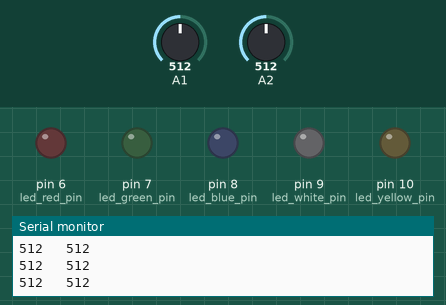
Recording of a sketch running on a simulated Arduino Uno, built with avr-gcc and run on an emulated ATmega328P. On the bench: output pins drawn as LEDs (lit = HIGH), the last lines printed to the serial monitor. The inputs (shaded band) are chosen by the test bench; at power-on: A1 = 512, A2 = 512.

Above: at 1.2 s.
1.3 s: A1 set to 0
At 2.5 s:
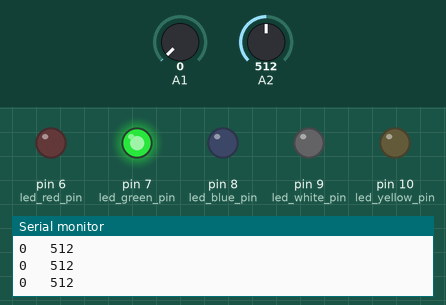
2.8 s: A2 set to 0
At 3.5 s:
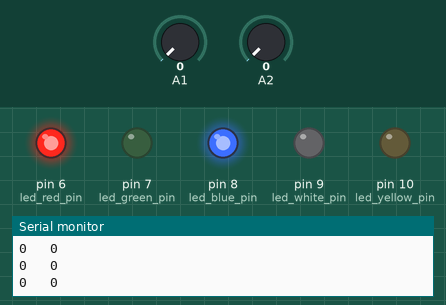
4.3 s: A2 set to 122
At 4.7 s:
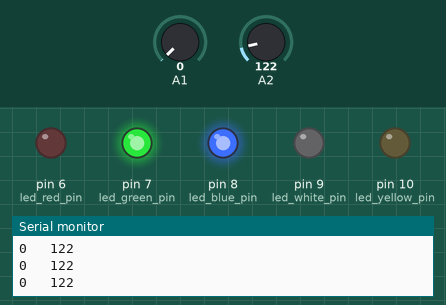
5.8 s: A1 set to 8
8.8 s: A1 set to 11
Timing chart, 0 to 11.3 s (numbered marks = the images above; inputs shaded):
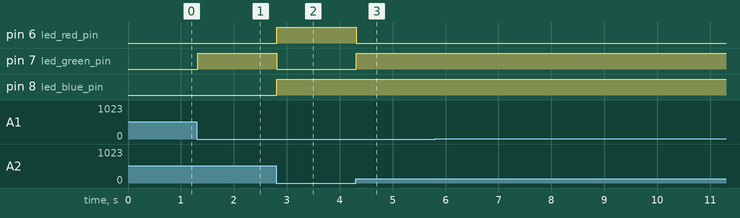

Measured:
- after the input at 1.3 s, pin 7 (led_green_pin): LOW → HIGH at once
- after the input at 2.8 s, pin 6 (led_red_pin), pin 8 (led_blue_pin): LOW → HIGH at once; pin 7 (led_green_pin): HIGH → LOW at once
- after the input at 4.3 s, pin 6 (led_red_pin): HIGH → LOW at once; pin 7 (led_green_pin): LOW → HIGH at once

The sketch:

carbot.ino
```cpp
int Incoming_value = 0;
void setup() {
  // put your setup code here, to run once:
 Serial.begin(9600);
 pinMode(6,OUTPUT); // led red pin
 pinMode(7,OUTPUT); // led green pin
 pinMode(8,OUTPUT); // led blue pin
 pinMode(9,OUTPUT); // led white pin
 pinMode(10,OUTPUT); // led yellow pin
 pinMode(A1,INPUT);
 pinMode(A0,INPUT);
}

void loop() {
  // put your main code here, to run repeatedly:
 int x=analogRead(A1);
  int y=analogRead(A2);
  Serial.print(x);
  Serial.print("   ");
  Serial.println(y);
if(y==0)
{
 digitalWrite(6,HIGH);
  digitalWrite(7,LOW);
  digitalWrite(8,HIGH);
  digitalWrite(9,LOW);
}
else if(y>1200)
{
 digitalWrite(6,LOW);
  digitalWrite(7,HIGH);
  digitalWrite(8,LOW);
  digitalWrite(9,HIGH);
}
 else if(x>1200)
{
 digitalWrite(8,LOW);
  digitalWrite(9,HIGH);
}
else if(x==0)
{
   digitalWrite(6,LOW);
  digitalWrite(7,HIGH);
}

  }
```
